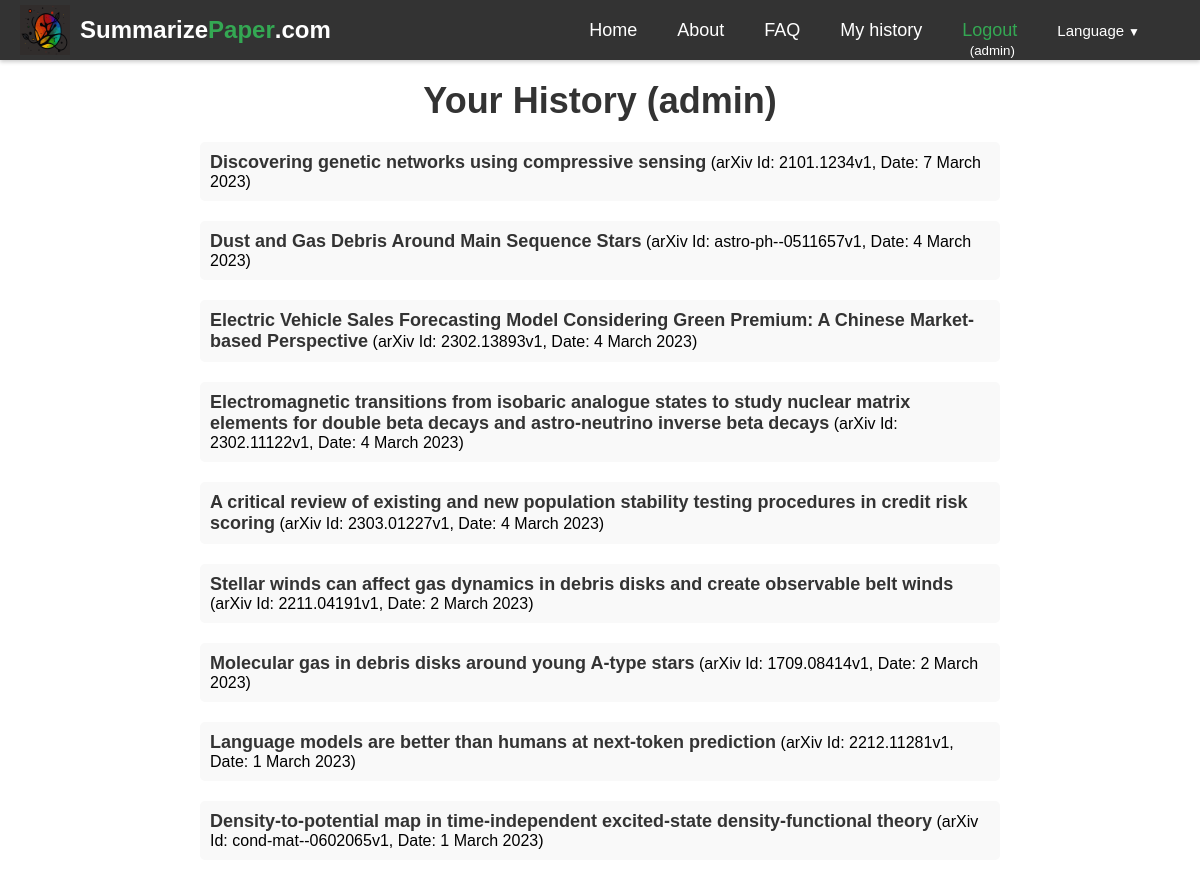
/history/ (signed in, upper part), run on an earlier commit of the app's database.
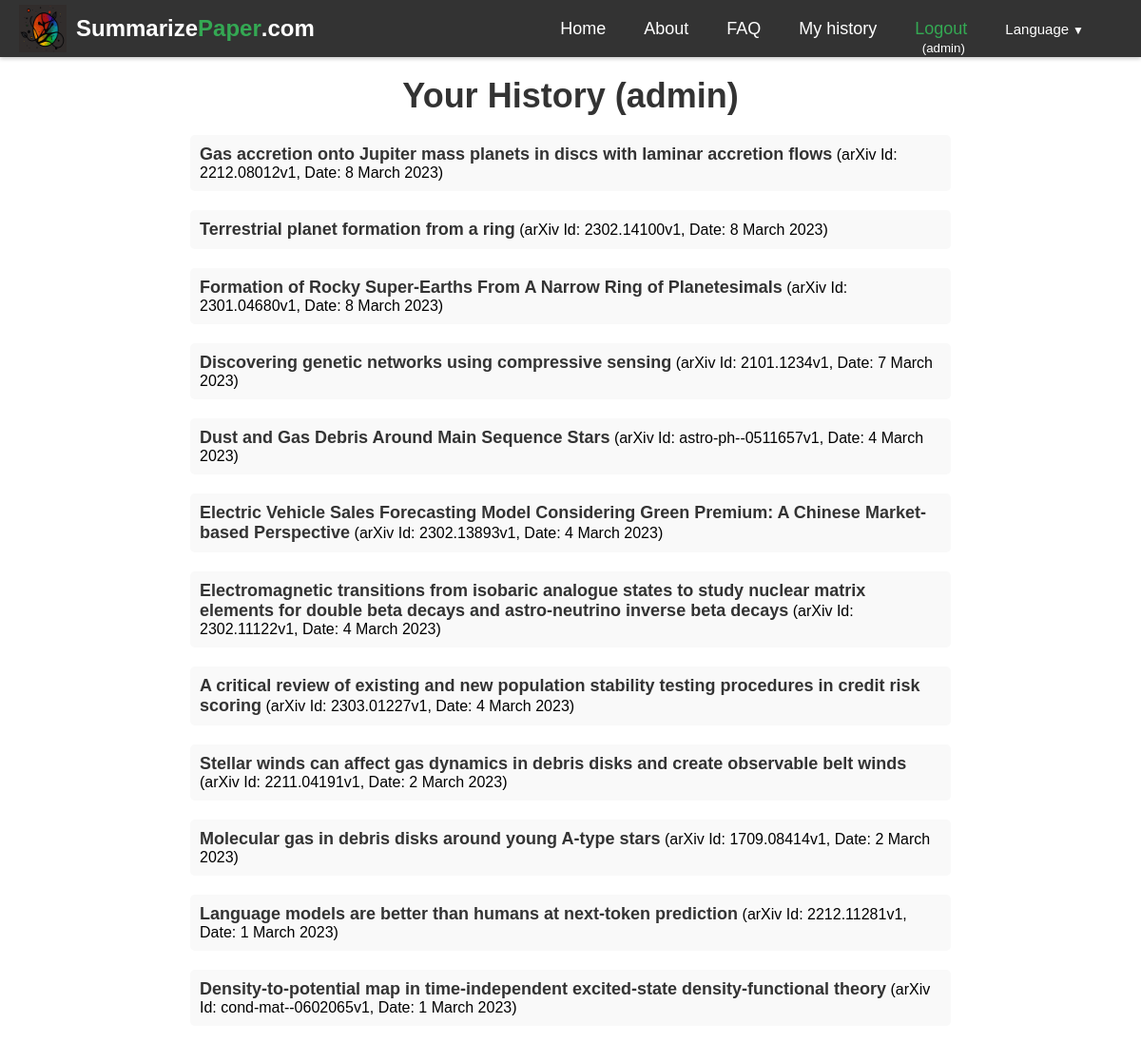
And on a later commit of the database.
### summarizer/models.py (models this page shows, shortened)
class ArxivPaper(models.Model):
    id = models.AutoField(primary_key=True)
    arxiv_id = models.CharField(max_length=20, unique=True)
    created = models.DateTimeField(auto_now_add=True)
    updated = models.DateTimeField(auto_now=True)
    title = models.CharField(max_length=400, blank=True, null=True)
    abstract = models.TextField(blank=True, null=True)
    authors = models.ManyToManyField(Author, blank=True, through='PaperAuthor')
    link_doi = models.URLField(blank=True, null=True)
    link_homepage = models.URLField(blank=True, null=True)
    published_arxiv = models.DateField(blank=True, null=True)
    journal_ref = models.CharField(max_length=200, blank=True, null=True)
    comments = models.TextField(blank=True, null=True)
    license = models.CharField(max_length=400, blank=True, null=True)
    category = models.CharField(max_length=50, blank=True, null=True)
    updated_arxiv = models.DateField(blank=True, null=True)

class PaperHistory(models.Model):
    id = models.AutoField(primary_key=True)
    arxiv_id = models.CharField(max_length=20)
    created = models.DateTimeField(auto_now_add=True)
    updated = models.DateTimeField(auto_now=True)
    user = models.ForeignKey(User, on_delete=models.CASCADE)
    def __str__(self):
        return self.arxiv_id#+' '+self.user.username

### summarizer/views.py (the view)
# urls.py: path("history/", views.history, name="history"),
def history(request):
    stuff_for_frontend={}
    paper_history=[]
    if request.user.is_authenticated:
        auth=True
        history=PaperHistory.objects.filter(user=request.user).order_by('-created')
        print('history',history)
        for h in history:
            arxiv_paper = ArxivPaper.objects.filter(arxiv_id=h.arxiv_id).first()
            paperdate = h.created#.strftime('%d/%m/%Y')
            if arxiv_paper:
                paper_history.append({'arxiv_id': h.arxiv_id, 'title': arxiv_paper.title, 'date': paperdate})
            else:
                paper_history.append({'arxiv_id': h.arxiv_id, 'date': paperdate})
    else:
        auth=False
    stuff_for_frontend.update({
        'auth':auth,
        'paper_history':paper_history
    })
    return render(request, "summarizer/history.html", stuff_for_frontend)

### templates/summarizer/history.html (shortened to what this page needs)
{% extends 'base.html' %}
{% load static %}
{% load i18n %}
{% block content %}
{% if auth %}
<div class="history">
    <h1 class="history-title">{% trans 'Your History' %} ({{ user.username }})</h1>
{% if paper_history %}
<ul class="history-list">
{% for h in paper_history %}
{% if h.title %}
  <li class="history-item"><a href="/{{LANGUAGE_CODE}}/arxiv-id/{{ h.arxiv_id }}" class="history-link">{{ h.title }}</a> (arXiv Id: {{ h.arxiv_id }}, Date: {{ h.date|date:"j F Y" }})</li>
{% else %}
  <li class="history-item">arXiv Id: <a href="/{{LANGUAGE_CODE}}/arxiv-id/{{ h.arxiv_id }}" class="history-link">{{ h.arxiv_id }}</a> (Date: {{ h.date }})</li>
{% endif %}
{% endfor %}
</ul>
{% else %}
<p class="history-message">No history yet</p>
{% endif %}
{% else %}
<p class="history-message">{% trans 'You cannot access this page.' %}</p>
{% endif %}
</div>
{% endblock %}

### templates/base.html (shortened to what this page needs)
{% load static %}
{% load i18n %}
{% load rosetta %}
{% get_current_language as LANGUAGE_CODE %}
<!DOCTYPE html>
<html lang="{{ LANGUAGE_CODE }}">
<head>
  <link rel="stylesheet" href="https://cdnjs.cloudflare.com/ajax/libs/font-awesome/5.15.1/css/all.min.css"
>
</head>
<body>
  <div class="main-content">
  <nav class="navbar">
    <div class="logo-container">
      <img src="{% static 'summarizer/images/logo.png' %}" alt="Summarize Paper logo">
      <a href="/{{LANGUAGE_CODE}}" class="logo"><span>Summarize</span><span>Paper</span>.com</a>
    </div>
    <ul class="nav-links">
      <li><a href="/{{LANGUAGE_CODE}}">{% trans 'Home' %}</a></li>
      <li><a href="/{{LANGUAGE_CODE}}/about">{% trans 'About' %}</a></li>
      <li><a href="/{{LANGUAGE_CODE}}/faq">{% trans 'FAQ' %}</a></li>
      {% if request.user.is_authenticated %}
      <li><a href="/{{LANGUAGE_CODE}}/history">{% trans 'My history' %}</a></li>
      <li style="height: 15px; display: flex; align-items: center;">
        <div style="display: flex; flex-direction: column; align-items: center;height: 100%;">
          <a href="/{{LANGUAGE_CODE}}/logout" style="color:#34a853">{% trans 'Logout' %}</a>
          <span style="margin-left: 5px;"><small>({{ request.user.username }})</small></span>
        </div>
      </li>
      {% else %}
          <li><a href="/{{LANGUAGE_CODE}}/login" style="color:#34a853">{% trans 'Login' %}</a></li>
      {% endif %}
      <li>
        <div class="dropdown">
  <a class="dropdown-toggle" href="#" id="navbarDropdown" role="button" data-toggle="dropdown" aria-haspopup="true" aria-expanded="false">
    <small>{% trans 'Language' %}<span class="dropdown-arrow">&#9660;</span></small>
  </a>
    {% get_current_language as LANGUAGE_CODE %}
    {% get_available_languages as LANGUAGES %}
    {% get_language_info_list for LANGUAGES as languages %}
</div>
    </li>
    </ul>
  </nav>
  {% block content %}
  {% endblock %}
  </div>
</body>
</html>

### templates/summarizer/history.html (style rules this page uses)
.history { max-width: 800px; margin: 0 auto; padding: 20px; }
.history-title { font-size: 36px; font-weight: bold; text-align: center; margin: 0; margin-bottom:20px; padding: 0; color: #333; }
.history-list { list-style: none; margin: 0; padding: 0; }
.history-item { margin-bottom: 20px; padding: 10px 10px; background-color: #f9f9f9; border-radius: 5px; }
.history-link { color: #333; text-decoration: none; font-size: 18px; font-weight: bold; }

### templates/base.html (style rules this page uses)
.navbar { display: flex; justify-content: space-between; align-items: center; height: 60px; padding: 0 20px; background-color: #333; color: #fff; box-shadow: 0px 2px 4px rgba(0,0,0,0.2); }
.logo { font-size: 24px; font-weight: bold; text-decoration: none; color: #fff; display: flex; align-items: center; }
.logo span:nth-of-type(1) { color: white; }
.logo span:nth-of-type(2) { color: #34a853; }
.nav-links { display: flex; list-style: none; margin: 0; padding: 0; }
.nav-links li { margin: 0 20px; }
.nav-links a { font-size: 18px; color: #fff; text-decoration: none; }
body { font-family: Arial, sans-serif; margin:0; display: flex; flex-direction: column; min-height: 100vh; }
.main-content { flex: 1; }
.dropdown { position: relative; display: inline-block; margin-right:20px; }
.dropdown-arrow { margin-left: 0.25rem; font-size: 0.75rem; }
.logo-container { display: flex; align-items: center; }
.logo-container img { width: 50px; height: 50px; margin-right: 10px; }

What changed in the data, as far as the page shows it:
added ArxivPaper: title "Gas accretion onto Jupiter mass planets in discs with laminar accretion flows"
added PaperHistory: arxiv_id "2212.08012v1", date "8 March 2023"
added ArxivPaper: title "Terrestrial planet formation from a ring"
added PaperHistory: arxiv_id "2302.14100v1", date "8 March 2023"
added ArxivPaper: title "Formation of Rocky Super-Earths From A Narrow Ring of Planetesimals"
added PaperHistory: arxiv_id "2301.04680v1", date "8 March 2023"
Also different on the page:
new list line: "(arXiv Id: , Date: )"
